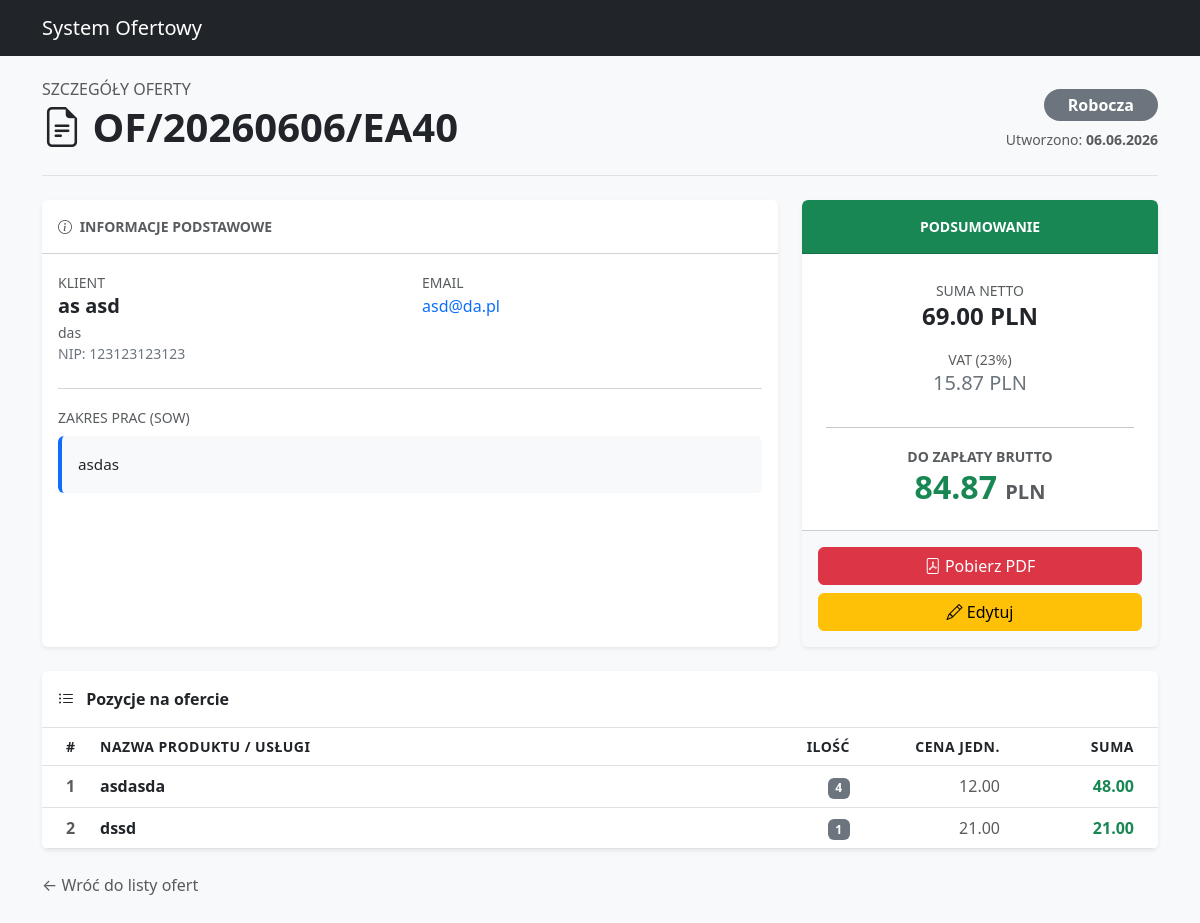
The page /offers/11/ (signed in) on the database its author committed.
### offers/models.py (models this page shows, shortened)
class Offer(models.Model):
    class Status(models.TextChoices):
        DRAFT = 'draft', _('Robocza')
        PENDING = 'pending', _('Oczekuje na akceptację')
        IN_CONSULTATION = 'consultation', _('Konsultacja')
        APPROVED = 'approved', _('Zatwierdzona')
        SENT = 'sent', _('Wysłana')
        REJECTED = 'rejected', _('Odrzucona')
    class PaymentMethod(models.TextChoices):  # NOWOŚĆ (6)
        TRANSFER = 'transfer', _('Przelew tradycyjny')
        SPLIT_PAYMENT = 'split', _('Przelew (Split Payment)')
        CASH = 'cash', _('Gotówka')
        CARD = 'card', _('Karta płatnicza')
    seller = models.ForeignKey(Seller, on_delete=models.PROTECT, verbose_name="Wystawca", null=True)
    offer_number = models.CharField(max_length=50, unique=True, verbose_name="Numer oferty")
    client = models.ForeignKey(Client, on_delete=models.CASCADE, verbose_name="Klient", null=True)
    status = models.CharField(max_length=20, choices=Status.choices, default=Status.DRAFT, verbose_name="Status")
    description = RichTextField(null=True, blank=True, help_text="Wstęp/Opis oferty")
    total_price = models.DecimalField(max_digits=10, decimal_places=2, default=0, verbose_name="Suma PLN")
    currency_rate = models.DecimalField(max_digits=6, decimal_places=4, default=1.0000,
                                        verbose_name="Kurs EUR (dla informacji)")
    created_at = models.DateTimeField(auto_now_add=True)
    updated_at = models.DateTimeField(auto_now=True)
    validity_days = models.PositiveIntegerField(default=14, verbose_name="Ważność oferty (dni)")
    payment_deadline_days = models.PositiveIntegerField(default=7, verbose_name="Termin płatności (dni)")
    payment_method = models.CharField(max_length=20, choices=PaymentMethod.choices, default=PaymentMethod.TRANSFER,
                                      verbose_name="Metoda płatności")
    rejection_reason = models.TextField(blank=True, null=True, verbose_name="Powód odrzucenia (CEO)")
    external_file = models.FileField(upload_to='offers_archive/', null=True, blank=True, verbose_name="Archiwalny PDF")
    created_by = models.ForeignKey(User, on_delete=models.SET_NULL, null=True, blank=True, verbose_name="Utworzył")
    @property
    def css_class(self):
        return f"status-{self.status}"
    class Meta:
        ordering = ['-created_at']
        verbose_name = "Oferta"
        verbose_name_plural = "Baza Ofert"
    def get_total_vat(self):
        return (self.total_price * Decimal('0.23')).quantize(Decimal('0.01'))
    def get_total_gross(self):
        return (self.total_price * Decimal('1.23')).quantize(Decimal('0.01'))

class Client(models.Model):
    company = models.ForeignKey(Company, on_delete=models.CASCADE, related_name='employees', verbose_name="Firma")
    first_name = models.CharField(max_length=100, verbose_name="Imię")
    last_name = models.CharField(max_length=100, verbose_name="Nazwisko")
    email = models.EmailField(verbose_name="Email")
    phone = models.CharField(max_length=20, blank=True, verbose_name="Telefon")
    position = models.CharField(max_length=100, blank=True,
                                verbose_name="Stanowisko")  # np. "Dyrektor IT" vs "Serwisant"
    class Meta:
        verbose_name = "Klient / Kontakt"
        verbose_name_plural = "Baza Klientów"

class Company(models.Model):
    name = models.CharField(max_length=200, verbose_name="Nazwa Firmy")
    nip = models.CharField(max_length=20, blank=True, null=True, verbose_name="NIP")
    address = models.TextField(verbose_name="Adres", blank=True)
    class Meta:
        verbose_name = "Firma"
        verbose_name_plural = "Baza Firm"

class OfferItem(models.Model):
    offer = models.ForeignKey(Offer, on_delete=models.CASCADE, related_name='items')
    description = models.CharField(max_length=200, verbose_name="Nazwa produktu")
    quantity = models.PositiveIntegerField(default=1, verbose_name="Ilość")
    price_per_unit = models.DecimalField(max_digits=10, decimal_places=2, verbose_name="Cena jedn. PLN")
    price_in_eur = models.DecimalField(max_digits=10, decimal_places=2, null=True, blank=True,
                                       verbose_name="Cena katalogowa EUR")
    @property
    def total_price(self):
        return self.quantity * self.price_per_unit

### offers/views.py (the view)
# urls.py: path('offers/<int:pk>/', views.offer_detail, name='offer_detail'),
@login_required
def offer_detail(request, pk):
    offer = get_object_or_404(Offer, pk=pk)
    return render(request, 'offers/offer_details.html', {'offer': offer})

### offers/templates/offers/offer_details.html (shortened to what this page needs)
{% load static %}
<!DOCTYPE html>
<html lang="pl">
<head>
    <link
            href="https://cdn.jsdelivr.net/npm/bootstrap@5.3.0/dist/css/bootstrap.min.css"
            rel="stylesheet"
    />
    <link
            rel="stylesheet"
            href="https://cdn.jsdelivr.net/npm/bootstrap-icons@1.10.0/font/bootstrap-icons.css"
    />
    <link rel="stylesheet" href="{% static 'offers/offer_details.css' %}"/>
</head>
<body class="bg-light">
<nav class="navbar navbar-dark bg-dark mb-4">
    <div class="container">
        <a class="navbar-brand" href="{% url 'offer_list' %}"
        >System Ofertowy</a
        >
    </div>
</nav>
<div class="container pb-5">
    <div
            class="d-flex justify-content-between align-items-center mb-4 pb-3 border-bottom"
    >
        <div>
            <h6 class="text-uppercase text-muted mb-1">Szczegóły Oferty</h6>
            <h2 class="fw-bold text-dark display-6">
                <i class="bi bi-file-earmark-text"></i> {{ offer.offer_number }}
            </h2>
        </div>
        <div class="text-end">
          <span
                  class="badge rounded-pill status-badge {{ offer.css_class }} px-4 py-2 fs-6"
          >
            {{ offer.get_status_display }}
          </span>
            <div class="text-muted small mt-2">
                Utworzono: <strong>{{ offer.created_at|date:"d.m.Y" }}</strong>
            </div>
        </div>
    </div>
    <div class="row g-4">
        <div class="col-lg-8">
            <div class="card shadow-sm border-0 h-100">
                <div
                        class="card-header bg-white fw-bold py-3 text-uppercase small text-muted"
                >
                    <i class="bi bi-info-circle me-1"></i> Informacje podstawowe
                </div>
                <div class="card-body">
                    <div class="row mb-4">
                        <div class="col-md-6">
                            <label class="text-muted small text-uppercase">Klient</label>
                            <h5 class="fw-bold text-dark mb-0">
                                {{ offer.client.first_name }} {{ offer.client.last_name }}
                            </h5>
                            <div class="text-muted small mt-1">
                                {{ offer.client.company.name }}<br>
                                <span class="text-secondary">NIP: {{ offer.client.company.nip }}</span>
                            </div>
                        </div>
                        <div class="col-md-6">
                            <label class="text-muted small text-uppercase">Email</label>
                            <div class="text-primary">{{ offer.client.email }}</div>
                        </div>
                    </div>
                    <hr class="text-muted opacity-25"/>
                    <label class="text-muted small text-uppercase mb-2"
                    >Zakres prac (SOW)</label
                    >
                    <div class="description-box p-3 rounded">
                        {{ offer.description|safe }}
                    </div>
                </div>
            </div>
        </div>
        <div class="col-lg-4">
            <div class="card shadow-sm border-0 bg-white h-100">
                <div
                        class="card-header bg-success text-white fw-bold py-3 text-center text-uppercase small"
                >
                    Podsumowanie
                </div>
                <div
                        class="card-body d-flex flex-column justify-content-center p-4"
                >
                    <div class="mb-3 text-center">
                        <span class="text-muted small text-uppercase">Suma Netto</span>
                        <h4 class="fw-bold text-dark mb-0">{{ offer.total_price }} PLN</h4>
                    </div>
                    <div class="mb-3 text-center">
                        <span class="text-muted small text-uppercase">VAT (23%)</span>
                        <h5 class="text-secondary mb-0">{{ offer.get_total_vat }} PLN</h5>
                    </div>
                    <hr class="w-100 opacity-25">
                    <div class="text-center">
                        <span class="text-muted small text-uppercase fw-bold">Do zapłaty Brutto</span>
                        <h2 class="fw-bold text-success mb-0">
                            {{ offer.get_total_gross }}
                            <small class="fs-5 text-muted">PLN</small>
                        </h2>
                    </div>
                </div>
                <div class="card-footer bg-light p-3 d-grid gap-2">
                    <a href="{% url 'offer_pdf' offer.pk %}" class="btn btn-danger">
                        <i class="bi bi-file-pdf"></i> Pobierz PDF
                    </a>
                    <a href="{% url 'offer_edit' offer.pk %}" class="btn btn-warning">
                        <i class="bi bi-pencil"></i> Edytuj
                    </a>
                </div>
            </div>
        </div>
    </div>
    <div class="card shadow-sm border-0 mt-4">
        <div class="card-header bg-white fw-bold py-3 border-bottom">
            <i class="bi bi-list-ul me-2"></i> Pozycje na ofercie
        </div>
        <div class="table-responsive">
            <table class="table table-hover align-middle mb-0">
                <thead class="bg-light text-secondary small text-uppercase">
                <tr>
                    <th class="ps-4" style="width: 50px">#</th>
                    <th>Nazwa Produktu / Usługi</th>
                    <th class="text-end" style="width: 100px">Ilość</th>
                    <th class="text-end" style="width: 150px">Cena jedn.</th>
                    <th class="text-end pe-4" style="width: 150px">Suma</th>
                </tr>
                </thead>
                <tbody>
                {% for item in offer.items.all %}
                    <tr>
                        <td class="ps-4 text-muted fw-bold">{{ forloop.counter }}</td>
                        <td>
                            <span class="fw-bold text-dark">{{ item.description }}</span>
                        </td>
                        <td class="text-end">
                            <span class="badge bg-secondary">{{ item.quantity }}</span>
                        </td>
                        <td class="text-end text-muted">{{ item.price_per_unit }}</td>
                        <td class="text-end fw-bold text-success pe-4">
                            {{ item.total_price }}
                        </td>
                    </tr>
                {% endfor %}
                </tbody>
            </table>
        </div>
    </div>
    <div class="mt-4">
        <a
                href="{% url 'offer_list' %}"
                class="text-decoration-none text-muted"
        >
            &larr; Wróć do listy ofert
        </a>
    </div>
</div>
</body>
</html>

### offers/static/offers/offer_details.css (style rules this page uses)
.description-box { background-color: #f8f9fa; border-left: 4px solid #0d6efd; color: #212529; font-size: 0.95rem; line-height: 1.6; }
.status-badge.status-draft, .status-badge.robocza { background-color: #6c757d; color: white; }
.card { overflow: hidden; }
.table thead th { font-weight: 600; letter-spacing: 0.5px; }

### rows shown on the page
Offer: offer_number "OF/20260606/EA40", status "Robocza", created_at "06.06.2026", client.first_name "as", client.last_name "asd", client.company.name "das", client.company.nip "123123123123", client.email "asd@da.pl", description "asdas", total_price "69.00", get_total_vat "15.87", get_total_gross "84.87"
OfferItem: description "asdasda", quantity "4", price_per_unit "12.00", total_price "48.00"
OfferItem: description "dssd", quantity "1", price_per_unit "21.00", total_price "21.00"
